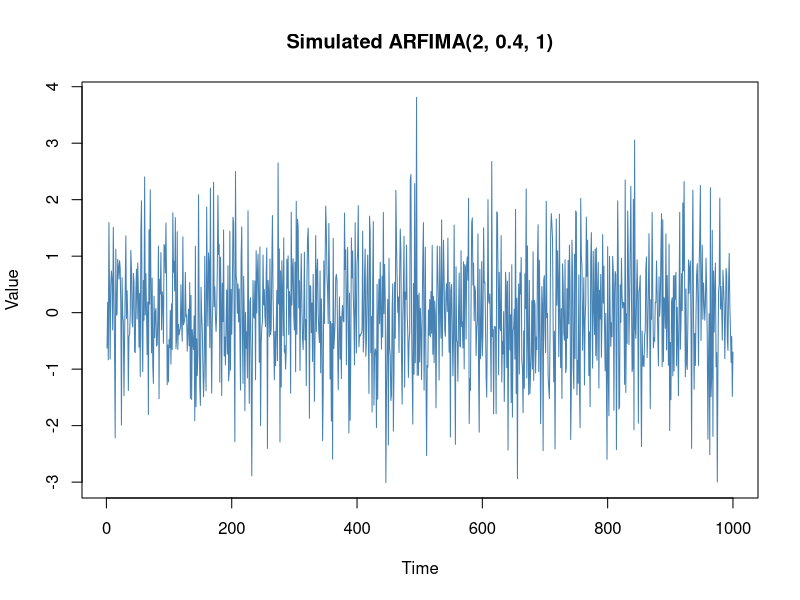
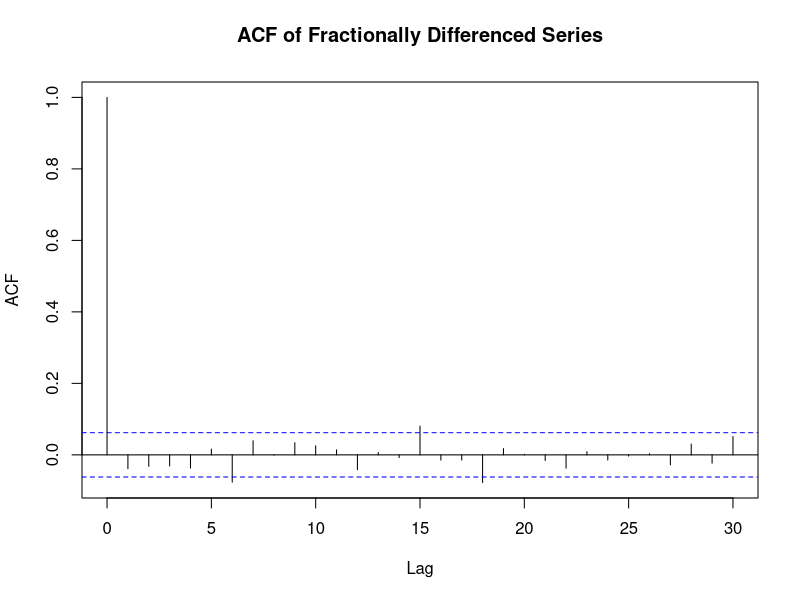
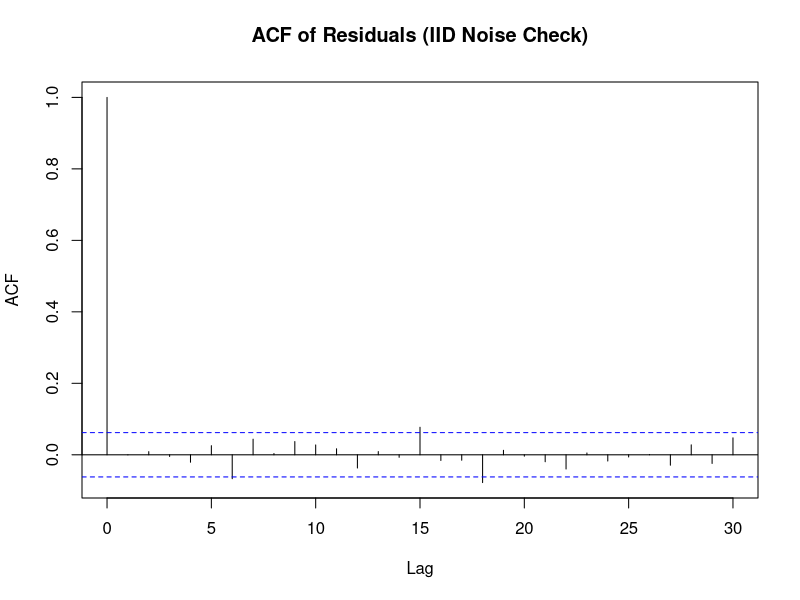
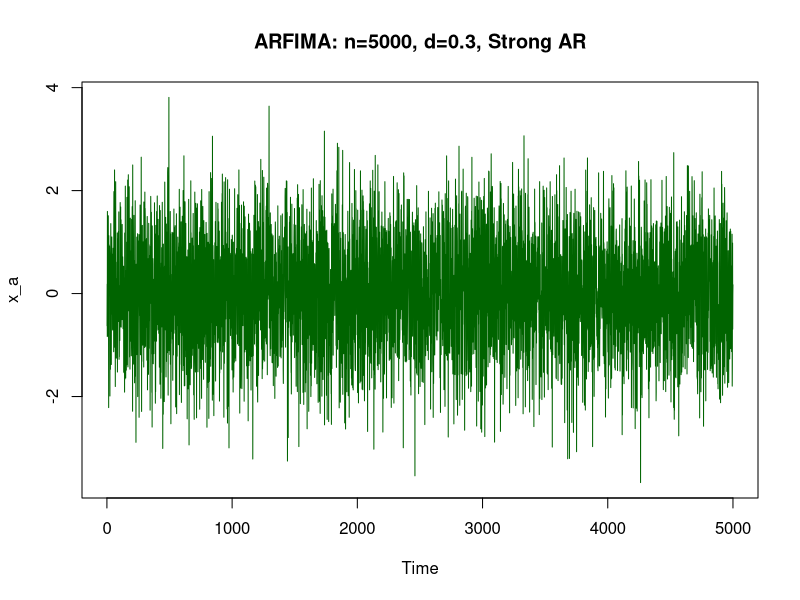
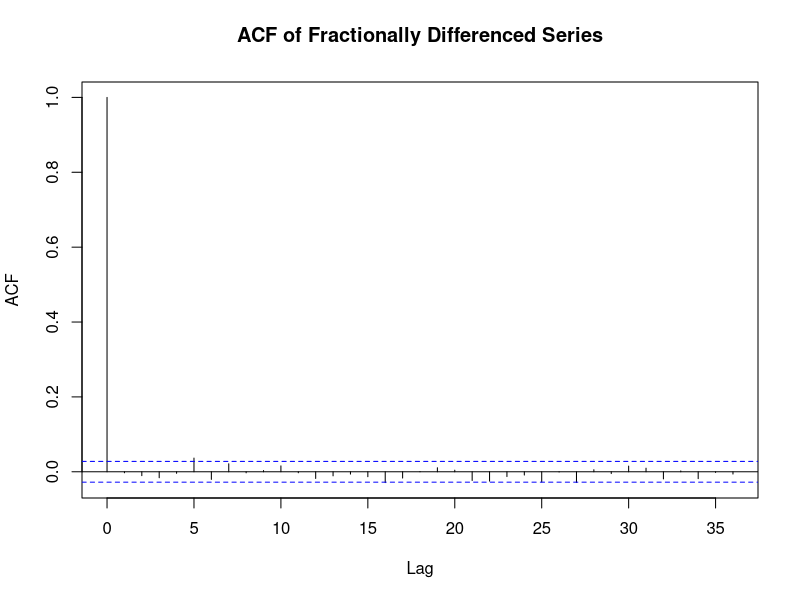
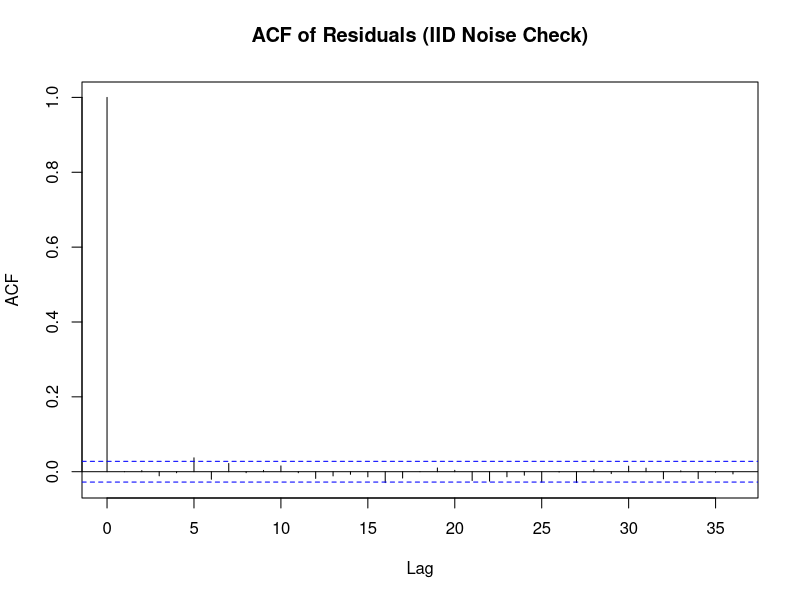
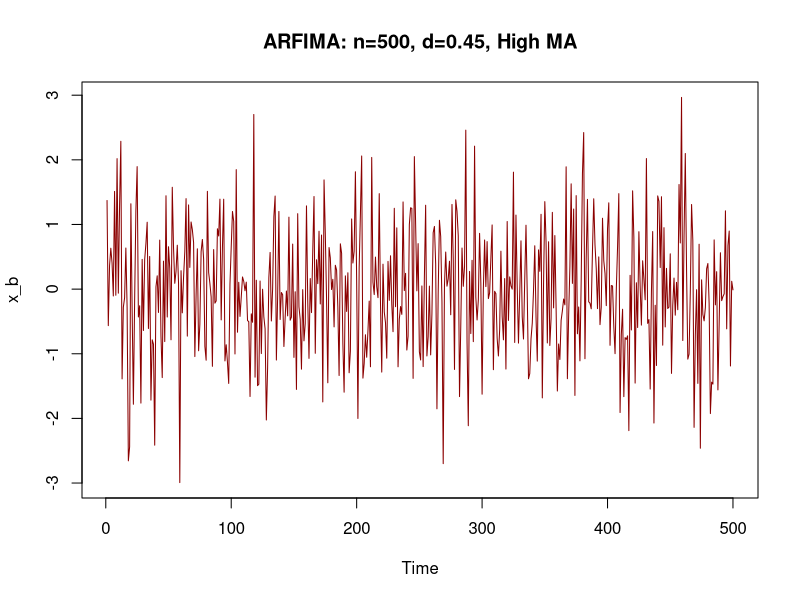
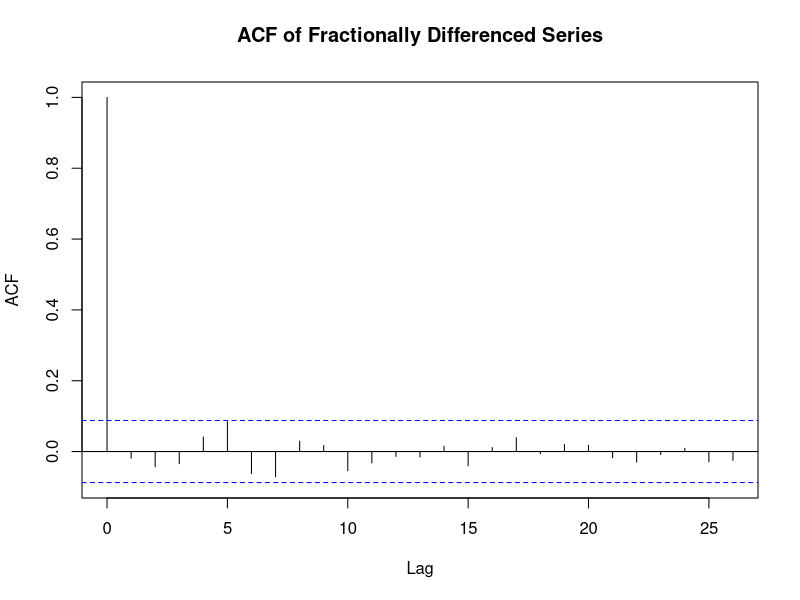

Reproduce these figures in R, in order.
## ---- chunk 1
set.seed(1)
n <- 1000
x <- arima.sim(n, model = list(phi = c(0.2, 0.1), dfrac = 0.4, theta = 0.9))
plot(x, type = "l", main = "Simulated ARFIMA(2, 0.4, 1)", ylab = "Value", xlab = "Time", col = "steelblue")
## ---- chunk 2
# install.packages("fracdiff")
library(fracdiff)

fit1<-fracdiff(x, nar=2, nma=1, drange=c(0,0.5))
summary(fit1)

# Extract d and remove the long-memory component
d<-fit1$d
fit2=diffseries(x,d)
acf(fit2, main = "ACF of Fractionally Differenced Series")

# Fit the remaining ARMA structure
fit3<-arima(fit2,order=c(2,0,1))
fit4<-resid(fit3)
acf(fit4, main = "ACF of Residuals (IID Noise Check)")


# Formal test for independence
print(Box.test(fit4, lag = floor(log(n)), type = "Ljung-Box"))
## ---- chunk 3
set.seed(1)
n_a <- 5000
x_a <- arima.sim(n_a, model = list(phi = c(0.6, 0.1), dfrac = 0.3, theta = 0.5))

plot(x_a, type = "l", main = "ARFIMA: n=5000, d=0.3, Strong AR", col = "darkgreen")
## ---- chunk 4
library(fracdiff)

fit1<-fracdiff(x_a, nar=2, nma=1, drange=c(0,0.5))
summary(fit1)

# Extract d and remove the long-memory component
d<-fit1$d
fit2=diffseries(x_a,d)
acf(fit2, main = "ACF of Fractionally Differenced Series")

# Fit the remaining ARMA structure
fit3<-arima(fit2,order=c(2,0,1))
fit4<-resid(fit3)
acf(fit4, main = "ACF of Residuals (IID Noise Check)")


# Formal test for independence
print(Box.test(fit4, lag = floor(log(n_a)), type = "Ljung-Box"))
## ---- chunk 5
set.seed(42)
n_b <- 500
x_b <- arima.sim(n_b, model = list(phi = c(0.1, 0.1), dfrac = 0.45, theta = 0.9))

plot(x_b, type = "l", main = "ARFIMA: n=500, d=0.45, High MA", col = "darkred")
## ---- chunk 6
library(fracdiff)

fit1<-fracdiff(x_b, nar=2, nma=1, drange=c(0,0.5))
summary(fit1)

# Extract d and remove the long-memory component
d<-fit1$d
fit2=diffseries(x_b,d)
acf(fit2, main = "ACF of Fractionally Differenced Series")

# Fit the remaining ARMA structure
fit3<-arima(fit2,order=c(2,0,1))
fit4<-resid(fit3)
acf(fit4, main = "ACF of Residuals (IID Noise Check)")


# Formal test for independence
print(Box.test(fit4, lag = floor(log(n_b)), type = "Ljung-Box"))
## ---- chunk 7
library(fracdiff)
set.seed(42)
n<-1000
sample<-fracdiff.sim(n, ar=0.9, d=0.4)
x<-sample$series
plot(x,type="l")
fit1<-fracdiff(x,nar=1)
summary(fit1)
d<-fit1$d
y1<-diffseries(x,d)
acf(y1)
y2<-arima(y1,order=c(1,0,0))
z<-resid(y2)
acf(z)
Box.test(z,lag=floor(log(n)),type=c("Ljung-Box"))
## ---- chunk 8
library(fracdiff)
set.seed(3)
n <- 1000
sample <- fracdiff.sim(n, ma = 0.9, d = 0.4)
x <- sample$series
plot(x, type = "l", main = "Simulated ARFIMA(0, 0.4, 1)")

fit1 <- fracdiff(x, nma = 1, drange = c(0,0.5))
summary(fit1)

d <- fit1$d
y1 <- diffseries(x, d)
acf(y1, main = "ACF after Fractional Differencing")

y2 <- arima(y1, order = c(0,0,1))
z <- resid(y2)
acf(z, main = "ACF of Residuals")

Box.test(z, lag = floor(log(n)), type = "Ljung-Box")
## ---- chunk 9
library("datasets")
x<-austres
acf(x, main = "ACF of Australian residents (raw)")

# First difference to handle trend
dx<-diff(x)
acf(dx, main = "ACF of differenced Australian residents")

# Fit fractional d to the differenced series
fdx<-fracdiff(dx,nar=0,nma=0, drange=c(0,0.5))
summary(fdx)
d=fdx$d
d

# Remove fractional noise
resid<-diffseries(dx,d)
y<-resid-mean(resid)

acf(y, main = "Final ACF: white noise check")
Box.test(y,lag=floor(log(length(x))),type=c("Ljung-Box"))
## ---- chunk 10
library(MASS)
data(SP500)

plot(SP500, type = "l", main = "S&P500 Daily Returns", ylab = "Returns")
## ---- chunk 11
acf(SP500)

Box.test(SP500, type = "Ljung-Box")
## ---- chunk 12
m <- mean(SP500)
x <- SP500 - m

plot(x, type = "l", main = "Centered S&P500 Returns", ylab = "Centered returns")
acf(x, main = "ACF of Centered Returns")

y <- x^2
plot(y, type = "l", main = "Squared Centered S&P500 Returns", ylab = "Squared returns")
acf(y, main = "ACF of Squared Returns")
Box.test(y, type = "Ljung-Box")
## ---- chunk 13
a0 <- 0.25
a1 <- 0.5
x <- numeric(9999)
x0 <- rnorm(1)

for (i in 1:9999) {
    x0 <- rnorm(1, sd = sqrt(a0 + a1 * x0^2))
    x[i] <- x0
}

plot(x, type = "l", main = "Simulated ARCH(1)", ylab = "Value", xlab = "Time")
acf(x, main = "ACF of ARCH(1) series")
acf(x^2, main = "ACF of squared ARCH(1) series")
## ---- chunk 14
n <- 10000
a0 <- 0.1
a1 <- 0.4
b1 <- 0.2
w <- rnorm(n)
y <- rep(0, n)
h <- rep(0, n)

for (i in 2:n) {
    h[i] <- a0 + a1 * (y[i - 1]^2) + b1 * h[i - 1]
    y[i] <- w[i] * sqrt(h[i])
}

plot(y, type = "l", main = "Simulated GARCH(1,1)", ylab = "Value", xlab = "Time")
acf(y, main = "ACF of GARCH(1,1) series")
acf(y^2, main = "ACF of squared GARCH(1,1) series")
## ---- chunk 15
a0 <- 0.2
a1 <- 0.4
a2 <- 0.2
n <- 10000
x <- numeric(n)

x[1:2] <- rnorm(2)

for (i in 3:n) {
    h_i <- a0 + a1 * x[i - 1]^2 + a2 * x[i - 2]^2
    x[i] <- rnorm(1, sd = sqrt(h_i))
}

plot(x, type = "l", main = "Simulated ARCH(2)", ylab = "Value", xlab = "Time")
acf(x, main = "ACF of ARCH(2) series")
acf(x^2, main = "ACF of squared ARCH(2) series")
## ---- chunk 16
library(MASS)
library(tseries)
data(SP500)

plot(SP500, type = "l", main = "S&P500 Daily Returns", ylab = "Returns")

x <- SP500 - mean(SP500)
plot(x, type = "l", main = "Centered S&P500 Returns", ylab = "Centered returns")

sp <- garch(x, trace = FALSE)
res <- sp$res[-1]

plot(res, type = "l", main = "GARCH residuals", ylab = "Residuals")
acf(res, main = "ACF of GARCH residuals")
acf(res^2, main = "ACF of squared GARCH residuals")

confint(sp)

garch(x, order = c(1, 1), trace = FALSE)
